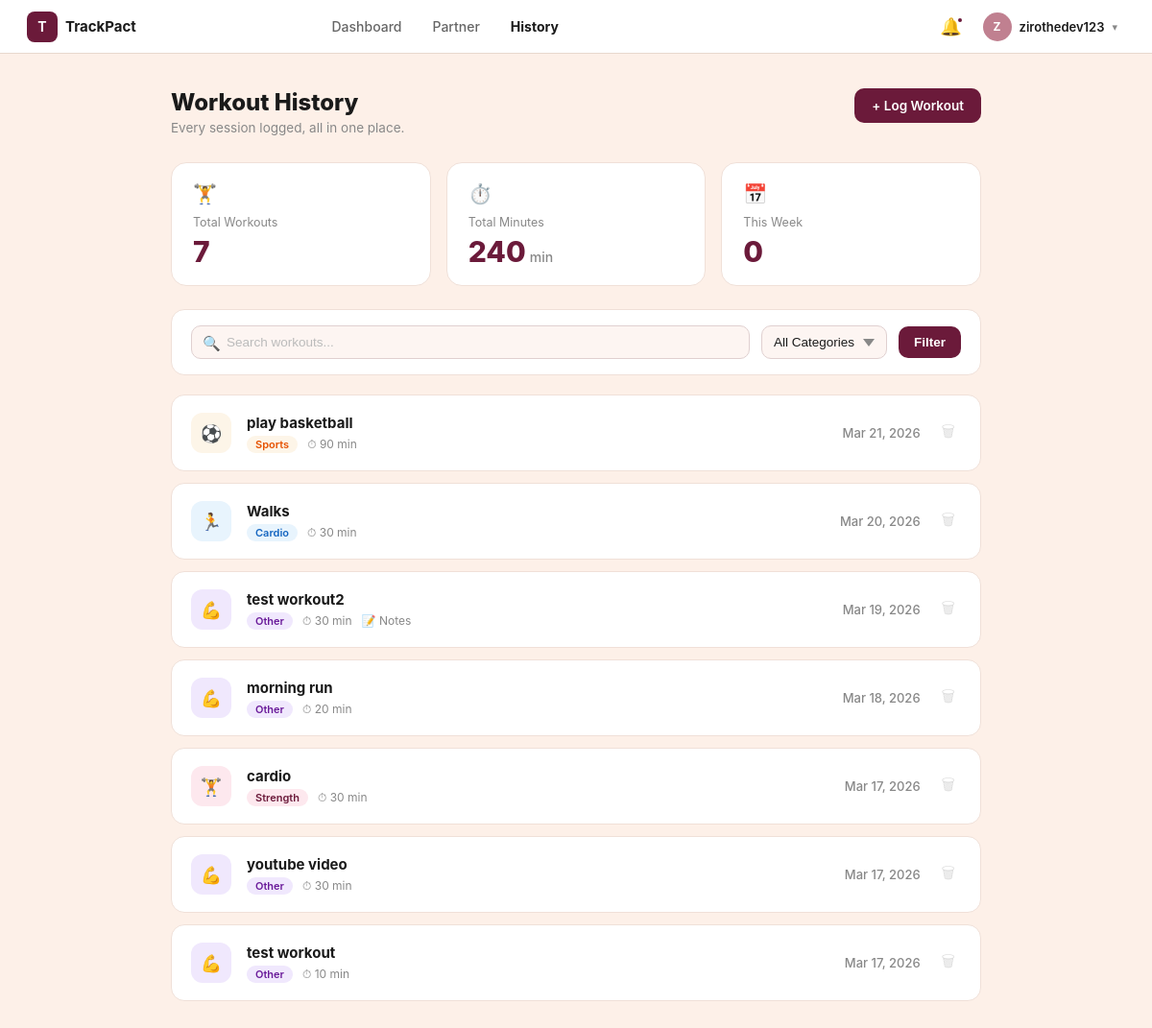
The page /workouts/ (signed in) on the database its author committed.
### workouts/models.py (models this page shows, shortened)
class Workout(models.Model):
    CATEGORY_CHOICES = [
        ('strength',    'Strength'),
        ('cardio',      'Cardio'),
        ('flexibility', 'Flexibility'),
        ('sports',      'Sports'),
        ('other',       'Other'),
    ]
    user     = models.ForeignKey(User, on_delete=models.CASCADE, related_name='workouts')
    title    = models.CharField(max_length=200)
    category = models.CharField(max_length=20, choices=CATEGORY_CHOICES, default='other')
    duration = models.PositiveIntegerField(help_text="Duration in minutes")
    date     = models.DateField(default=timezone.now)
    notes    = models.TextField(blank=True, null=True)
    created_at = models.DateTimeField(auto_now_add=True)
    class Meta:
        ordering = ['-date', '-created_at']

### workouts/views.py (the view)
# urls.py: path('workouts/',           views.workout_list,  name='workout_list'),
@login_required
def workout_list(request):
    today      = timezone.now().date()
    start_week = today - timedelta(days=today.weekday())
    query    = request.GET.get('q', '')
    category = request.GET.get('category', '')
    workouts = Workout.objects.filter(user=request.user)
    if query:
        workouts = workouts.filter(
            Q(title__icontains=query) | Q(notes__icontains=query)
        )
    if category:
        workouts = workouts.filter(category=category)
    total_workouts = Workout.objects.filter(user=request.user).count()
    total_minutes  = Workout.objects.filter(user=request.user).aggregate(
        total=Sum('duration')
    )['total'] or 0
    this_week = Workout.objects.filter(
        user=request.user, date__gte=start_week, date__lte=today
    ).count()
    return render(request, 'workouts/workout_list.html', {
        'workouts':       workouts,
        'total_workouts': total_workouts,
        'total_minutes':  total_minutes,
        'this_week':      this_week,
        'query':          query,
        'category':       category,
        'categories':     Workout.CATEGORY_CHOICES,
    })

### templates/workouts/workout_list.html (shortened to what this page needs)
<!DOCTYPE html>
<html lang="en">
<head>
</head>
<body>
<nav class="navbar">
  <a href="{% url 'landing' %}" class="navbar-brand">
    <div class="brand-icon">T</div>
    <span class="brand-name">TrackPact</span>
  </a>
  <div class="navbar-nav">
    <a href="{% url 'dashboard' %}">Dashboard</a>
    <a href="{% url 'partner_page' %}">Partner</a>
    <a href="{% url 'workout_list' %}" class="active">History</a>
  </div>
  <div class="navbar-right">
    <button class="notif-btn">🔔<span class="notif-dot"></span></button>
    <a href="{% url 'profile' %}" class="user-menu">
      <div class="user-avatar">{{ request.user.username|first|upper }}</div>
      <span class="user-name">{{ request.user.first_name|default:request.user.username }}</span>
      <span class="chevron">▾</span>
    </a>
  </div>
</nav>
<div class="page">
  <div class="page-header">
    <div>
      <h1>Workout History</h1>
      <p>Every session logged, all in one place.</p>
    </div>
    <a href="{% url 'add_workout' %}" class="btn-primary">+ Log Workout</a>
  </div>
  <div class="stats-row">
    <div class="stat-card"><div class="stat-icon">🏋️</div><div class="stat-label">Total Workouts</div><div class="stat-value">{{ total_workouts }}</div></div>
    <div class="stat-card"><div class="stat-icon">⏱️</div><div class="stat-label">Total Minutes</div><div class="stat-value">{{ total_minutes }}<span>min</span></div></div>
    <div class="stat-card"><div class="stat-icon">📅</div><div class="stat-label">This Week</div><div class="stat-value">{{ this_week }}</div></div>
  </div>
  <form method="get" action="{% url 'workout_list' %}">
    <div class="filter-bar">
      <div class="search-wrap">
        <span class="search-icon">🔍</span>
        <input class="search-input" type="text" name="q" placeholder="Search workouts..." value="{{ query }}">
      </div>
      <select class="filter-select" name="category">
        <option value="">All Categories</option>
      </select>
      <button type="submit" class="btn-filter">Filter</button>
    </div>
  </form>
  {% if workouts %}
    <div class="workout-list">
      {% for workout in workouts %}
        <div class="workout-item">
          <div class="cat-dot cat-{{ workout.category }}">
            {% if workout.category == 'strength' %}🏋️{% elif workout.category == 'cardio' %}🏃{% elif workout.category == 'flexibility' %}🧘{% elif workout.category == 'sports' %}⚽{% else %}💪{% endif %}
          </div>
          <div class="workout-info">
            <div class="workout-title">{{ workout.title }}</div>
            <div class="workout-meta">
              <span class="cat-badge badge-{{ workout.category }}">{{ workout.get_category_display }}</span>
              <span class="meta-pill">⏱ {{ workout.duration }} min</span>
              {% if workout.notes %}<span class="meta-pill">📝 Notes</span>{% endif %}
            </div>
          </div>
          <div class="workout-date">{{ workout.date|date:"M d, Y" }}</div>
          <form method="post" action="{% url 'delete_workout' workout.id %}" onsubmit="return confirm('Delete \'{{ workout.title }}\'?')">
            <button type="submit" class="delete-btn" title="Delete">🗑</button>
          </form>
        </div>
      {% endfor %}
    </div>
  {% endif %}
</div>
</body>
</html>

### rows shown on the page
Workout: title "play basketball", category "Sports", duration "90", date "Mar 21, 2026"
Workout: title "Walks", category "Cardio", duration "30", date "Mar 20, 2026"
Workout: title "test workout2", category "Other", duration "30", notes "📝 Notes", date "Mar 19, 2026"
Workout: title "morning run", category "Other", duration "20", date "Mar 18, 2026"
Workout: title "cardio", category "Strength", duration "30", date "Mar 17, 2026"
Workout: title "youtube video", category "Other", duration "30", date "Mar 17, 2026"
Workout: title "test workout", category "Other", duration "10", date "Mar 17, 2026"

### other values the page prints
{{ request.user.username|first|upper }} "Z"
{{ request.user.first_name|default:request.user.username }} "zirothedev123"
{{ total_workouts }} "7"
{{ total_minutes }} "240"
{{ this_week }} "0"
